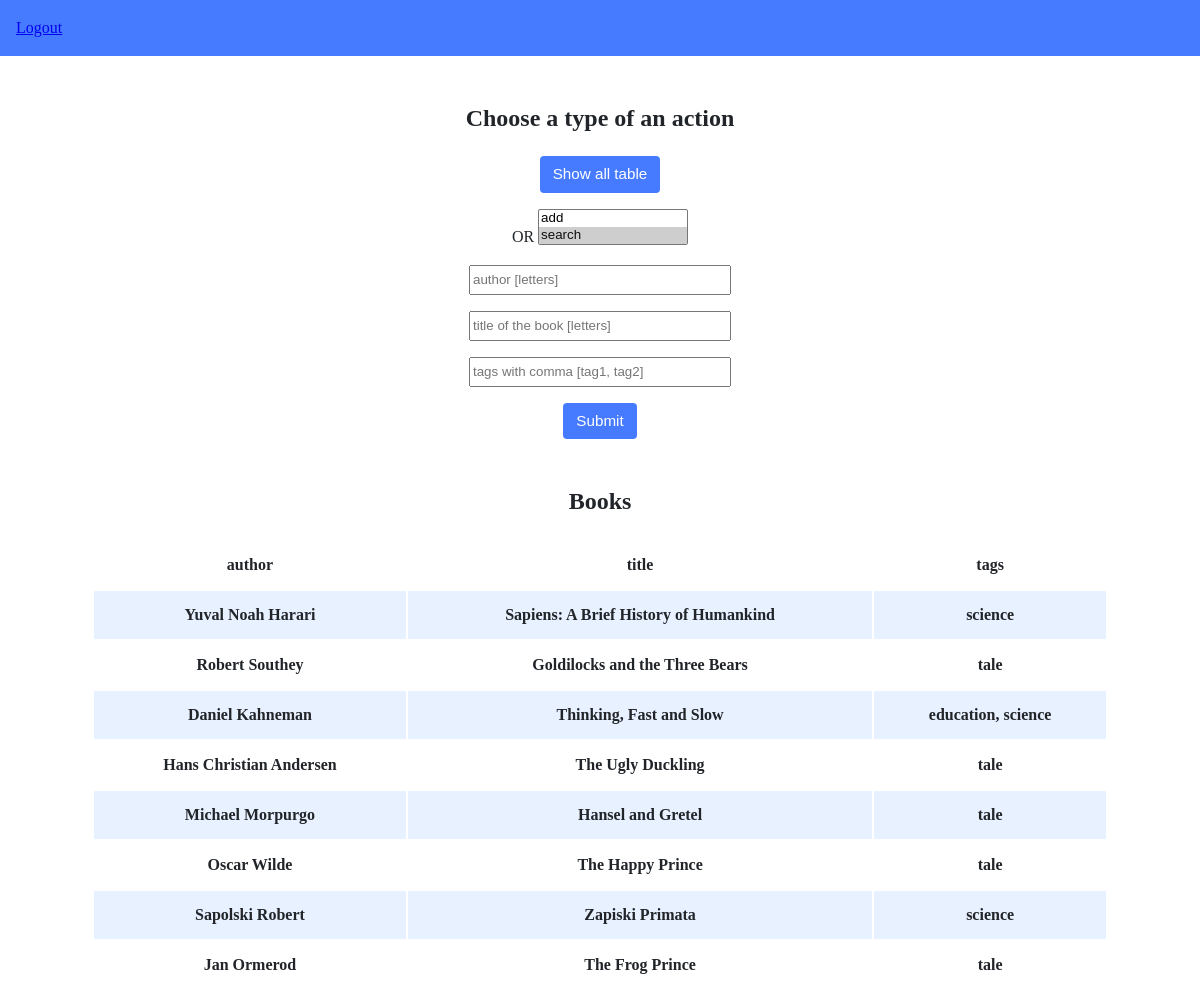
Page /hello (signed in) on the committed database.
### tables this page shows
CREATE TABLE books (id INTEGER PRIMARY KEY AUTOINCREMENT,
            author TEXT,
            title TEXT,
            tags TEXT
            );

### application.py (the view)
@app.route("/hello", methods=["GET", "POST"])
@login_required
def hello():
    if request.method == "POST":
        todo, query = get_forms()
        if todo:
            response = bookMan.process_query(todo, query)
            return switch(response)
        else:
            return redirect("/hello")
    else:
        sel_all = {"author": "", "title": "", "tags": ""}
        data = bookMan.process_search(sel_all)
        return render_template("hello.html", data=data, error="")

### application.py (called while the page is built)
def login_required(f):
    @wraps(f)
    def wrap(*args, **kwargs):
        if 'logged_in' in session and session['logged_in']:
            return f(*args, **kwargs)
        else:
            flash("You need to login first")
            return redirect(url_for('login'))
    return wrap

### db_manager.py (called while the page is built)
    def select_sql(self, condition=""):
        q = (f"SELECT * FROM {self.table_name}" +
             " " + condition)
        SEL = namedtuple("SEL", ['id', self.column1,
                         self.column2, self.column3])
        lst = []
        with sqlite3.connect(self.db) as cursor:
            cursor.create_function('REGEXP', 2, lambda x, y:
                                   bool(re.search(x, y)))
            for row in cursor.execute(q):
                lst.append(SEL(*row))
        return lst

    def book_search_condition(self, data):
        cond_lst = []
        for k, v in data.items():
            cond = self.search_part(k, v)
            if cond:
                cond_lst.append(cond)
        if not cond_lst:
            return ""
        else:
            return self.join_conditions(cond_lst)

    def search_part(self, col_name, col_val):
        if not col_val:
            return ""
        def get_lower_upper_pattern(words):
            case_lst = []
            for w in words.split(" "):
                case_lst.append("(")
                for ch in w:
                    L = ch.upper()
                    lo = ch.lower()
                    case_lst.append("[" + L + lo + "]")
                case_lst.append(")|")
            return "".join(case_lst)[:-1]
        pattern = get_lower_upper_pattern(col_val)
        x = rf'{pattern}'
        s_cond = f'{col_name} REGEXP "{x}"'
        return s_cond

### process_manager.py (called while the page is built, shortened)
    def process_search(self, data):
        book_query = {"author": data["author"],
                      "title": data["title"], "tags": ""}
        if not data["tags"]:
            cond = SelectConditions().book_search_condition(book_query)
            lst = self.sqlMan.select_sql(cond)
        lst.sort(key=lambda k: (len(k.title), len(k.author)), reverse=1)
        return lst

### templates/hello.html (shortened to what this page needs)
{% extends "layout.html" %}
{% block main %}
<div class="section">
   <h2>Choose a type of an action</h2>
   <form method="post">
      <input type="submit" style="background-color:#477bff;color: white;" value="Show all table" name="show_all">
      <br>
      <p>
         OR
         <select size="2" style="width:150px;" name="todo">
            <option value="v-add">add</option>
            <option value="v-search" selected>search</option>
         </select>
         <br>
      </p>
      <p>
         <input type="text" autocomplete="off" placeholder="author [letters]" autofocus name="p-author">
         <br>
      </p>
      <p>
         <input type="text" autocomplete="off" placeholder="title of the book [letters]" name="p-title">
         <br>
      </p>
      <p>
         <input type="text" autocomplete="off" placeholder="tags with comma [tag1, tag2]" name="p-tags">
         <br>
      </p>
      <input type="submit" style="background-color:#477bff;color: white;" value="Submit" name="submit">
   </form>
</div>
<div class="section">
   <h2>Books</h2>
   <table>
      <thead>
         <tr>
            <th>author</th>
            <th>title</th>
            <th>tags</th>
         </tr>
      </thead>
      <tbody>
         {% for item in data %}
         <tr>
            <th>{{ item.author }} </th>
            <th>{{ item.title }} </th>
            <th>{{ item.tags }}</th>
         </tr>
         {% endfor %}
      </tbody>
   </table>
</div>
{% endblock %}

### templates/layout.html (shortened to what this page needs)
<!DOCTYPE html>
<html lang="en">
<head>
    <link href="/static/styles.css" rel="stylesheet">
</head>
<body>
    {% if session.logged_in %}
    <div class="jumbotron" style="text-align: left;">
        <a href="/logout">Logout</a>
    </div>
    {% else %}
    <div class="jumbotron">
        <a href="/register">Register</a>
        <a href="/login">Log In</a>
    </div>
    {% endif %}
   <div class="container">
    {% block main %}
    {% endblock %}
    </div>
</body>
</html>

### static/styles.css (style rules this page uses)
body { background-color: #fff; color: #212529; font-size: 1rem; font-weight: 400; line-height: 1.5; margin: 0; text-align: left; }
.container { margin-left: auto; margin-right: auto; padding-left: 15px; padding-right: 15px; text-align: center; width: 90%; }
.jumbotron { background-color: #477bff; color: #fff; margin-bottom: 1rem; padding: 1rem 1rem; text-align: center; }
.section { padding-bottom: 1rem; padding-left: 2rem; padding-right: 2rem; padding-top: 0.5rem; }
button, input[type="submit"] { background-color: #d9edff; border: 1px solid transparent; border-radius: 0.25rem; font-size: 0.95rem; font-weight: 400; line-height: 1.5; padding: 0.375rem 0.75rem; text-align: center; transition: color 0.15s ease-in-out, background-color 0.15s ease-in-out, border-color 0.15s ease-in-out, box-shadow 0.15s ease-in-out; vertical-align: middle; }
input[type="text"], input[type="number"] { line-height: 1.8; width: 25%; }
table { background-color: transparent; margin-bottom: 1rem; width: 100%; }
table th, table td { padding: 0.75rem; vertical-align: middle; }
tbody tr:nth-of-type(odd) { background-color: rgb(179, 208, 255, 0.3) }

### rows in the picture
books: author "Yuval Noah Harari", title "Sapiens: A Brief History of Humankind", tags "science"
books: author "Robert Southey", title "Goldilocks and the Three Bears", tags "tale"
books: author "Daniel Kahneman", title "Thinking, Fast and Slow", tags "education, science"
books: author "Hans Christian Andersen", title "The Ugly Duckling", tags "tale"
books: author "Michael Morpurgo", title "Hansel and Gretel", tags "tale"
books: author "Oscar Wilde", title "The Happy Prince", tags "tale"
books: author "Sapolski Robert", title "Zapiski Primata", tags "science"
books: author "Jan Ormerod", title "The Frog Prince", tags "tale"
